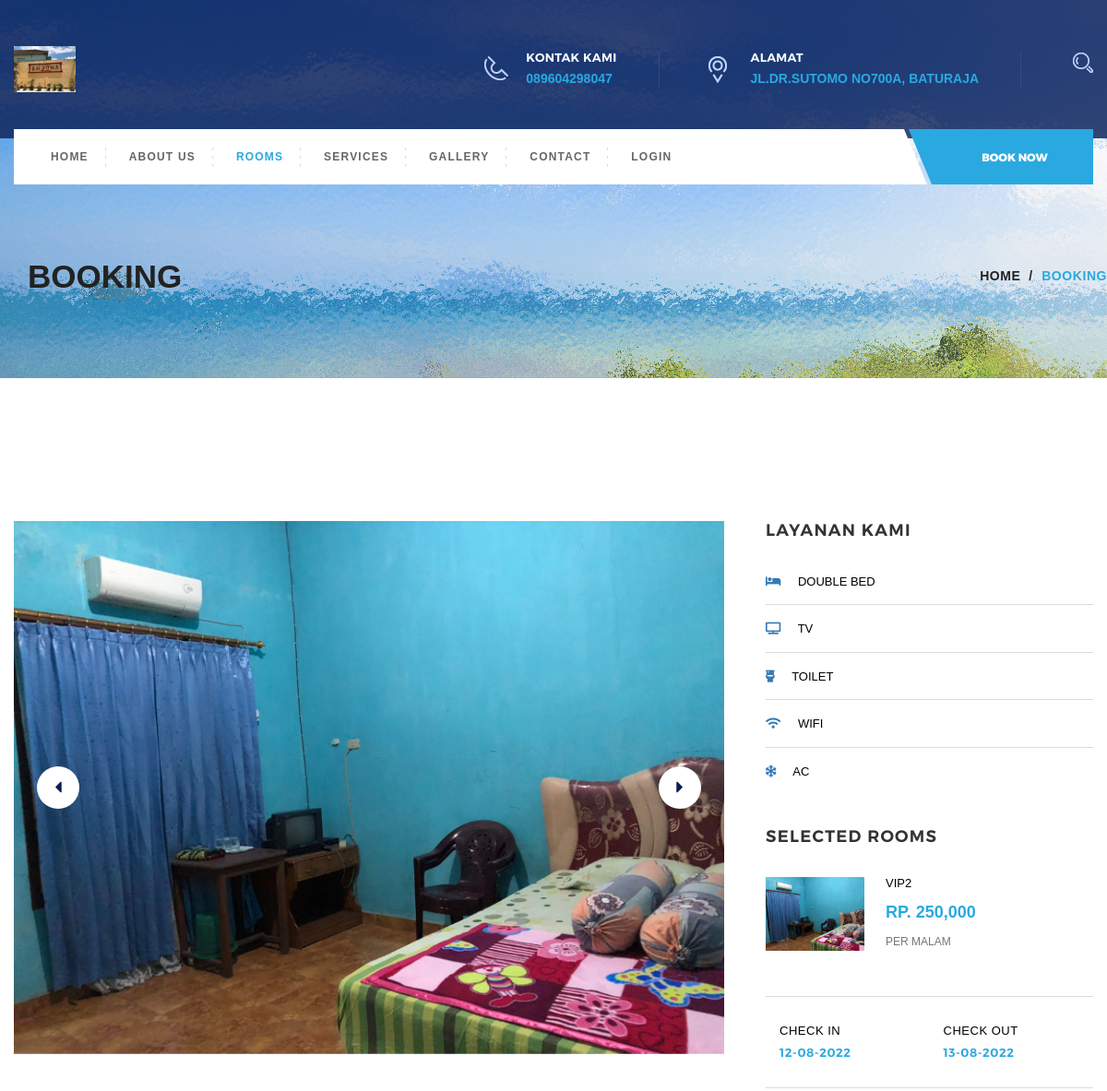
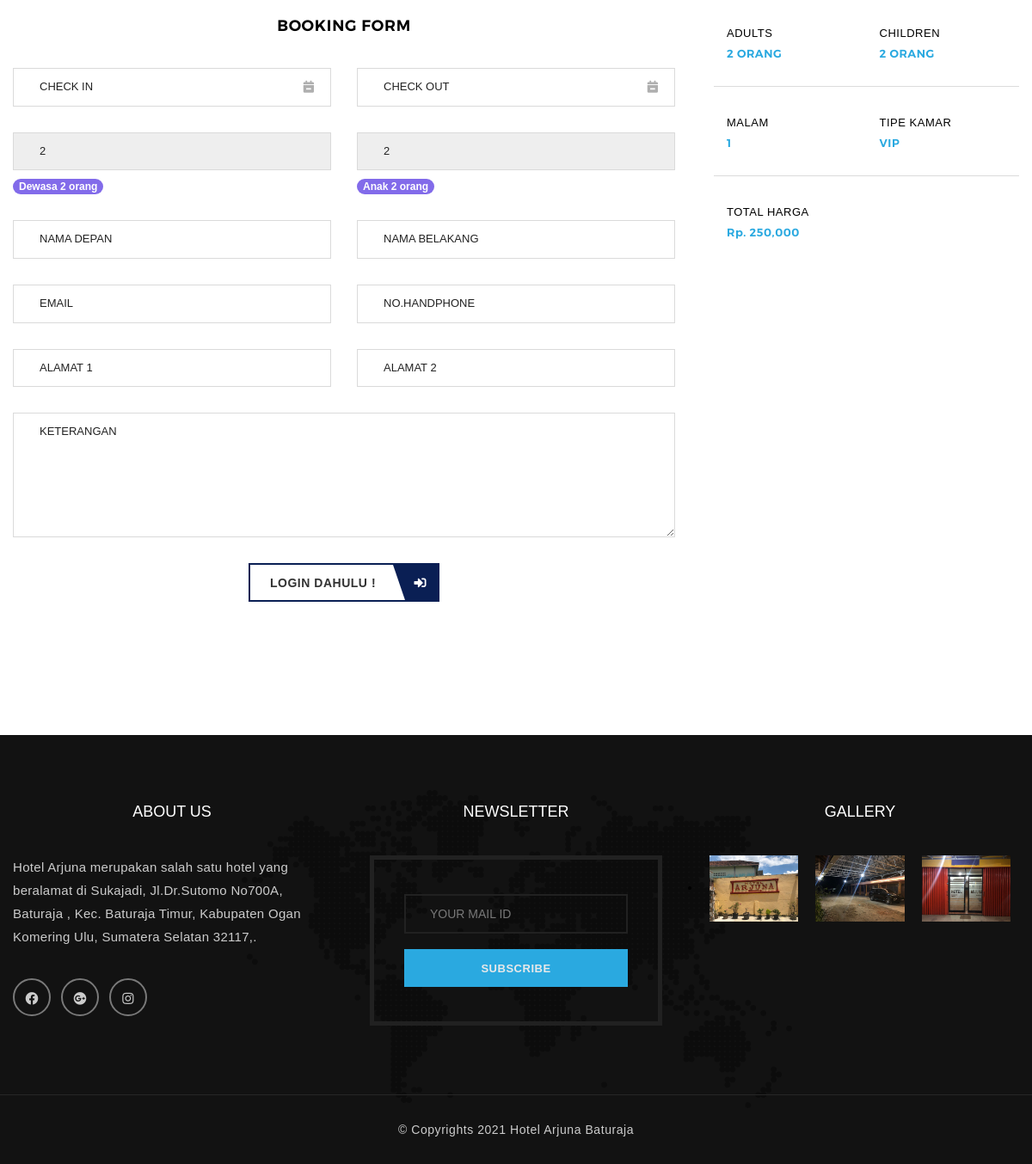
/Front/Kamar/detail/10, run on the app's committed database (2 pictures, top to bottom).
### tables this page shows
CREATE TABLE `konfigurasi` (
  `id_konfigurasi` int(11) NOT NULL,
  `nama_sistem` varchar(100) NOT NULL,
  `gambar_sistem` varchar(100) NOT NULL,
  `koordinat` text NOT NULL,
  `tentang` text NOT NULL,
  `alamat` text NOT NULL,
  `no_telepon` varchar(50) NOT NULL,
  `email` varchar(150) DEFAULT NULL,
  `facebook` varchar(150) DEFAULT NULL,
  `instagram` varchar(150) DEFAULT NULL,
  `twitter` varchar(150) DEFAULT NULL,
  `copyright` varchar(300) NOT NULL,
  `link_yt` varchar(300) DEFAULT NULL
);

CREATE TABLE `gambar_kamar` (
  `id_gambar_kamar` int(11) NOT NULL,
  `gambar_kamar` varchar(250) NOT NULL,
  `pilihan` enum('utama','tidak utama') NOT NULL,
  `kamar_id` int(11) NOT NULL
);

CREATE TABLE `kamar` (
  `id_kamar` int(11) NOT NULL,
  `status_kamar_id` int(11) NOT NULL,
  `tipe_kamar_id` int(11) NOT NULL,
  `hotel_id` int(11) NOT NULL,
  `dewasa` varchar(50) NOT NULL,
  `anak` varchar(50) NOT NULL,
  `nama_kamar` varchar(250) NOT NULL,
  `no_kamar` varchar(50) NOT NULL,
  `keterangan` text DEFAULT NULL,
  `harga` varchar(50) NOT NULL,
  `slider` enum('iya','tidak') NOT NULL DEFAULT 'tidak',
  `rekomendasi` enum('iya','tidak') NOT NULL DEFAULT 'tidak',
  `penawaran` enum('iya','tidak') NOT NULL DEFAULT 'tidak'
);

CREATE TABLE `fasilitas` (
  `id_fasilitas` int(11) NOT NULL,
  `nama_fasilitas` varchar(250) NOT NULL,
  `icon_id` int(11) DEFAULT NULL,
  `kamar_id` int(11) NOT NULL
);

CREATE TABLE `icon` (
  `id_icon` int(11) NOT NULL,
  `nama_icon` varchar(150) NOT NULL
);

CREATE TABLE `tipe_kamar` (
  `id_tipe_kamar` int(11) NOT NULL,
  `nama_tipe_kamar` varchar(250) NOT NULL
);

CREATE TABLE `galeri` (
  `id_galeri` int(11) NOT NULL,
  `nama_galeri` varchar(300) NOT NULL,
  `gambar_galeri` varchar(300) DEFAULT NULL
);

### application/views/front/kamar/detail.php (the view, shortened to what the rows shown need)
<main class="site-main page-spacing">
    <div class="container">
        <div class="row">
            <div class="col-md-8 col-sm-8 col-xs-12 content-area">
                <div id="booking-carousel" class="carousel slide booking-carousel" data-ride="carousel">
                    <div class="carousel-inner" role="listbox">
                        <?php foreach ($gambar_slider as $index => $r_gambar_slider) : ?>
                            <div class="item <?= $index == 0 ? 'active' : '' ?>">
                                <img src="<?= base_url('images/gambarkamar/' . $r_gambar_slider->gambar_kamar) ?>" alt="Slide" width="100%;">
                            </div>
                        <?php endforeach; ?>
                    </div>
                </div>
                <div class="booking-form2">
                    <form class="row" method="post" action="<?= base_url('Front/Kamar/order') ?>">
                        <div class="form-group col-md-6 col-sm-6 col-xs-12">
                            <input type="text" placeholder="Dewasa <?= $row->dewasa ?> orang" value="<?= $row->dewasa ?>" class="form-control" readonly />
                            <small class="badge badge-info mt-2">Dewasa <?= $row->dewasa ?> orang</small>
                        </div>
                        <div class="form-group col-md-6 col-sm-6 col-xs-12">
                            <input type="text" placeholder="Anak <?= $row->anak ?> orang" value="<?= $row->anak ?>" class="form-control" readonly />
                            <small class="badge badge-info mt-2">Anak <?= $row->anak ?> orang</small>
                        </div>
                    </form>
                </div>
            </div>
            <div class="col-md-4 col-sm-4 col-xs-12 widget-area">
                <aside class="widget widget_features">
                    <ul>
                        <?php foreach ($fasilitas as $v_fasilitas) : ?>
                            <li><i class="<?= check_icon($v_fasilitas->icon_id)->row()->nama_icon; ?> text-primary mr-3"></i> <?= $v_fasilitas->nama_fasilitas; ?></li>
                        <?php endforeach; ?>
                    </ul>
                </aside>
                <aside class="widget widget_room">
                    <div class="single-room">
                        <?php if (checkGambarKamar($row->id_kamar) != null) : ?>
                            <a href="<?= base_url('images/gambarkamar/' . checkGambarKamar($row->id_kamar)->gambar_kamar) ?>" target="_blank">
                                <img width="30%;" src="<?= base_url('images/gambarkamar/' . checkGambarKamar($row->id_kamar)->gambar_kamar) ?>" alt="<?= checkGambarKamar($row->id_kamar)->gambar_kamar ?>" />
                            </a>
                        <?php endif; ?>
                        <h4><?= $row->nama_kamar ?> <b>Rp. <strong class="total_html"><?= rupiah($row->harga); ?></strong> </b> <span style="display: inline-block;" class="ket_malam"> Per malam</span></h4>
                    </div>
                    <div class="single-room-detail">
                        <div class="col-md-6 col-sm-6 col-xs-6">
                            <h4>adults <span><?= $row->dewasa; ?> ORANG</span></h4>
                        </div>
                        <div class="col-md-6 col-sm-6 col-xs-6">
                            <h4>children <span><?= $row->anak; ?> ORANG</span></h4>
                        </div>
                    </div>
                    <div class="single-room-detail">
                        <div class="col-md-6 col-sm-6 col-xs-6">
                            <h4>Tipe Kamar <span><?= checkTipeKamar($row->tipe_kamar_id)->nama_tipe_kamar; ?></span></h4>
                        </div>
                    </div>
                    <div class="single-room-detail">
                        <div class="col-md-6 col-sm-6 col-xs-6">
                            <h4>TOTAL HARGA <span> Rp. <?= rupiah($row->harga); ?> </span></h4>
                        </div>
                    </div>
                </aside>
            </div>
        </div>
    </div>
</main>

### application/views/template/front/partials/header.php (shortened to what the rows shown need)
<?php
$konfigurasi = getKonfigurasi();
?>
<header id="header" class="header-section header-position container-fluid no-padding">
    <div class="top-header container-fluid no-padding">
        <div class="container">
            <div class="row">
                <div class="logo-block col-md-3"><a href="<?= base_url('') ?>" title="Hotely"><img style="height: 50px;" src="<?= base_url('images/konfigurasi/' . $konfigurasi->gambar_sistem) ?>" alt="Logo" /></a></div>
                <div class="col-md-9 contact-detail">
                    <div class="phone">
                        <img src="<?= base_url('asset/HTML/') ?>images/phone-ic.png" alt="Phone" />
                        <h6>Kontak Kami</h6>
                        <a href="tell:1800234567890" title="<?= $konfigurasi->no_telepon ?>"><?= $konfigurasi->no_telepon ?></a>
                    </div>
                    <div class="address">
                        <img src="<?= base_url('asset/HTML/') ?>images/address-ic.png" alt="Address" />
                        <h6>Alamat</h6>
                        <p><?= $konfigurasi->alamat ?></p>
                    </div>
                </div>
            </div>
        </div>
    </div>
</header>

### application/views/template/front/partials/footer.php (shortened to what the rows shown need)
<?php
$ci = &get_instance();
$galeri = $ci->Home_model->getGaleri()->result();
$konfigurasi = getKonfigurasi();
?>
<div class="footer-section container-fluid no-padding">
    <div class="top-footer container-fluid no-padding">
        <div class="container">
            <div class="row">
                <aside class="col-md-4 col-sm-12 col-xs-12 widget text_widget">
                    <h4 class="widget_title">about us</h4>
                    <p><?= wordText($konfigurasi->tentang, 320) ?></p>
                    <ul class="social_widget">
                        <?php
                        if ($konfigurasi->facebook != null) : ?>
                            <li><a target="_blank" href="<?= $konfigurasi->facebook ?>" title="Facebook"><i class="fab fa-facebook"></i></a></li>
                        <?php
                        endif;
                        ?>
                        <?php
                        if ($konfigurasi->email != null) : ?>
                            <li><a target="_blank" href="mailto:<?= $konfigurasi->email ?>" title="Google Plus"><i class="fab fa-google-plus"></i></a></li>
                        <?php
                        endif;
                        ?>
                        <?php
                        if ($konfigurasi->instagram != null) : ?>
                            <li><a target="_blank" href="<?= $konfigurasi->instagram ?>" title="Instagram"><i class="fab fa-instagram"></i></a></li>
                        <?php
                        endif;
                        ?>
                    </ul>
                </aside>
                <aside class="col-md-4 col-sm-6 col-xs-6 widget widget_gallery">
                    <ul>
                        <?php foreach ($galeri as $v_galeri) : ?>
                            <li><a href="#" title="<?= $v_galeri->nama_galeri ?>"><img src="<?= base_url('images/galeri/' . $v_galeri->gambar_galeri) ?>" alt="Gallery" /></a></li>
                        <?php endforeach; ?>
                    </ul>
                </aside>
            </div>
        </div>
    </div>
    <div class="bottom-footer container-fluid">
        <p>&copy; Copyrights 2021 <?= $konfigurasi->nama_sistem; ?></p>
    </div>
</div>

### data on the page
konfigurasi: gambar_sistem (picture), no_telepon "089604298047", alamat "JL.DR.SUTOMO NO700A, BATURAJA", tentang "Hotel Arjuna merupakan salah satu hotel yang beralamat di Sukajadi, Jl.Dr.Sutomo No700A, Baturaja , Kec. Baturaja Timur, Kabupaten Ogan Komering Ulu, Sumatera Selatan 32117,.", nama_sistem "Hotel Arjuna Baturaja"
gambar_kamar: gambar_kamar (picture)
kamar: dewasa "2", anak "2", id_kamar.gambar_kamar (picture), nama_kamar "VIP2", harga "250,000", tipe_kamar.nama_tipe_kamar "VIP"
fasilitas: nama_fasilitas "DOUBLE BED"
fasilitas: nama_fasilitas "TV"
fasilitas: nama_fasilitas "TOILET"
fasilitas: nama_fasilitas "WIFI"
fasilitas: nama_fasilitas "AC"
galeri: gambar_galeri (picture)
galeri: gambar_galeri (picture)
galeri: gambar_galeri (picture)
